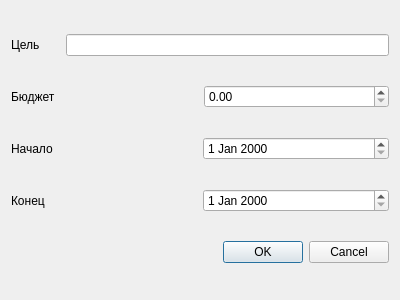
<?xml version="1.0" encoding="UTF-8"?>
<ui version="4.0">
 <class>DialogCampaign</class>
 <widget class="QDialog" name="DialogCampaign">
  <property name="geometry">
   <rect>
    <x>0</x>
    <y>0</y>
    <width>400</width>
    <height>300</height>
   </rect>
  </property>
  <property name="minimumSize">
   <size>
    <width>400</width>
    <height>300</height>
   </size>
  </property>
  <property name="maximumSize">
   <size>
    <width>400</width>
    <height>300</height>
   </size>
  </property>
  <property name="windowTitle">
   <string>Dialog</string>
  </property>
  <layout class="QVBoxLayout" name="verticalLayout">
   <item>
    <layout class="QHBoxLayout" name="horizontalLayout">
     <property name="spacing">
      <number>26</number>
     </property>
     <item>
      <widget class="QLabel" name="goalLabel">
       <property name="text">
        <string>Цель</string>
       </property>
      </widget>
     </item>
     <item>
      <widget class="QLineEdit" name="lineEdit"/>
     </item>
    </layout>
   </item>
   <item>
    <layout class="QHBoxLayout" name="horizontalLayout_2">
     <property name="spacing">
      <number>8</number>
     </property>
     <item>
      <widget class="QLabel" name="budgetLabel">
       <property name="text">
        <string>Бюджет</string>
       </property>
      </widget>
     </item>
     <item>
      <widget class="QDoubleSpinBox" name="doubleSpinBox">
       <property name="maximum">
        <double>9999999999999999932209486743616279764617084419440640.000000000000000</double>
       </property>
      </widget>
     </item>
    </layout>
   </item>
   <item>
    <layout class="QHBoxLayout" name="horizontalLayout_3">
     <item>
      <widget class="QLabel" name="startLabel">
       <property name="text">
        <string>Начало</string>
       </property>
      </widget>
     </item>
     <item>
      <widget class="QDateEdit" name="dateEdit"/>
     </item>
    </layout>
   </item>
   <item>
    <layout class="QHBoxLayout" name="horizontalLayout_4">
     <item>
      <widget class="QLabel" name="endLabel">
       <property name="text">
        <string>Конец</string>
       </property>
      </widget>
     </item>
     <item>
      <widget class="QDateEdit" name="dateEdit_2"/>
     </item>
    </layout>
   </item>
   <item>
    <widget class="QDialogButtonBox" name="buttonBox">
     <property name="orientation">
      <enum>Qt::Horizontal</enum>
     </property>
     <property name="standardButtons">
      <set>QDialogButtonBox::Cancel|QDialogButtonBox::Ok</set>
     </property>
    </widget>
   </item>
  </layout>
 </widget>
 <resources/>
 <connections>
  <connection>
   <sender>buttonBox</sender>
   <signal>accepted()</signal>
   <receiver>DialogCampaign</receiver>
   <slot>accept()</slot>
   <hints>
    <hint type="sourcelabel">
     <x>248</x>
     <y>254</y>
    </hint>
    <hint type="destinationlabel">
     <x>157</x>
     <y>274</y>
    </hint>
   </hints>
  </connection>
  <connection>
   <sender>buttonBox</sender>
   <signal>rejected()</signal>
   <receiver>DialogCampaign</receiver>
   <slot>reject()</slot>
   <hints>
    <hint type="sourcelabel">
     <x>316</x>
     <y>260</y>
    </hint>
    <hint type="destinationlabel">
     <x>286</x>
     <y>274</y>
    </hint>
   </hints>
  </connection>
 </connections>
</ui>
